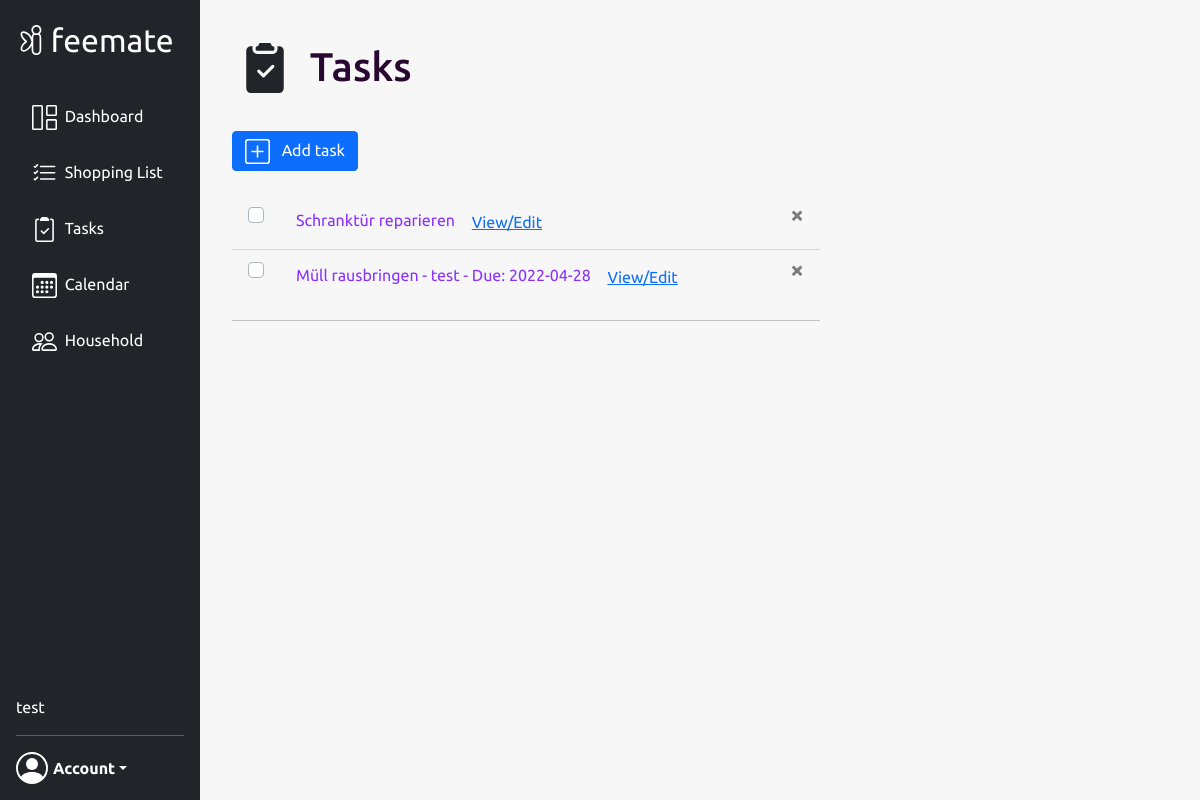
The page /tasks (signed in) on the database its author committed.
### website/models.py (models this page shows, shortened)
class User(db.Model, UserMixin):
    id = db.Column(db.Integer, primary_key=True)
    uuid = db.Column(db.Text(length=36), default=lambda: str(uuid.uuid4()), unique=True)
    email = db.Column(db.String(150), unique=True)
    password = db.Column(db.String(150))
    first_name = db.Column(db.String(150))
    events = db.relationship('Event')
    tasks = db.relationship('Task')
    group_id = db.Column(db.Integer, db.ForeignKey('group.id'))

class Task(db.Model):
    id = db.Column(db.Integer, primary_key=True)
    uuid = db.Column(db.Text(length=36), default=lambda: str(uuid.uuid4()), unique=True)
    title = db.Column(db.String(100))
    data = db.Column(db.String(1000))
    date = db.Column(db.DateTime(timezone=True))
    state = db.Column(db.Boolean, default=False)
    group_id = db.Column(db.Integer, db.ForeignKey('group.id'))
    user_id = db.Column(db.Integer, db.ForeignKey('user.id'))

### website/views.py (the view, shortened to what this page needs)
@views.route('/tasks', methods=['GET', 'POST'])
@login_required
def tasks():
    users_list = User.query.filter_by(group_id=get_current_group().id).all()
    task_list = Task.query.filter_by(group_id=get_current_group().id).all()
    tasks_structured = []
    for task in task_list:
        element = {
            'id': task.id,
            'title': task.title,
            'data': task.data,
            'state': task.state
        }
        if task.user_id:
            user = User.query.filter_by(id=task.user_id).first()
            element['user_name'] = user.first_name
            element['user_id'] = user.id
        if task.date:
            date = task.date.date()
            element['date'] = date
        tasks_structured.append(element)
    return render_template("tasks.html", tasks=tasks_structured, users_in_group=users_list, current_user=current_user, group=get_current_group())

### website/__init__.py (called while the page is built)
def create_app():
    app = Flask(__name__)
    app.config['SECRET_KEY'] = 'SECRET_KEY'
    app.config['SQLALCHEMY_DATABASE_URI'] = f'sqlite:///{DB_NAME}'
    db.init_app(app)
    from .views import views
    from .auth import auth
    from .api import api
    app.register_blueprint(views, url_prefix='/')
    app.register_blueprint(auth, url_prefix='/')
    app.register_blueprint(api)
    create_database(app)
    login_manager = LoginManager()
    login_manager.login_view = 'auth.login'
    login_manager.init_app(app)
    from .models import User
    @login_manager.user_loader
    def load_user(user_id):
        return User.query.get(int(user_id))
    return app

### website/views.py (called while the page is built)
def get_current_group():
    group = Group.query.filter_by(id=current_user.group_id).first()
    return group

### website/templates/tasks.html (shortened to what this page needs)
{% extends "base.html" %}{% block title %}Tasks{% endblock %}
{% block content %}
<div class="d-flex flex-row">
        <div class="p-2 page-icon">
        </div>
        <div class="p-2">
            <h1 class="header-text">Tasks</h1>
        </div>
</div>
<br />
<a class="btn btn-primary" href="#" role="button" data-bs-toggle="modal" data-bs-target="#addTaskModal">
    Add task
</a>
<br/>
<br/>
<ul class="list-group list-group-flush" id="tasks">
    {% for task in tasks %}
        {% if task.state == False %}
            <li class="list-group-item">
                <div class="custom-control custom-checkbox">
                        <label class="custom-control-label" for="checkbox_{{ task.id }}">
                            {{task.title}}
                            {% if task.user_name %}
                                 - {{task.user_name}}
                            {% endif %}
                            {% if task.date %}
                                 - Due: {{task.date}}
                            {% endif %}
                            <button type="button" class="btn btn-link"
                                    data-bs-toggle="modal" data-bs-target="#addTaskModal_{{task.id}}">
                                <span aria-hidden="true">View/Edit</span>
                             </button>
                        </label>
                        <button type="button" class="close delete_item" onclick="deleteTask({{ task.id }})">
                                <span aria-hidden="true">&times;</span>
                        </button>
                </div>
            </li>
        {% endif %}
    {% endfor %}
</ul>
<hr style="width: 50%;">
{% endblock %}

### website/templates/base.html (shortened to what this page needs)
<!DOCTYPE html>
<html>
    <head>
        <link rel="stylesheet"
              href="https://stackpath.bootstrapcdn.com/bootstrap/4.4.1/css/bootstrap.min.css"
/>
        <link rel="stylesheet"
              href="https://stackpath.bootstrapcdn.com/font-awesome/4.7.0/css/font-awesome.min.css"
/>
        <link rel="stylesheet"
              href="https://cdn.jsdelivr.net/npm/bootstrap@5.1.3/dist/css/bootstrap.min.css"
>
        <link rel="stylesheet" href="/static/styles.css">
        <link rel="stylesheet" href="https://cdn.jsdelivr.net/npm/bootstrap-icons@1.8.1/font/bootstrap-icons.css">
        <link rel='stylesheet' href='https://cdn.jsdelivr.net/npm/fullcalendar@5.11.0/main.min.css'/>
    </head>
    <body class="body font">
        <nav class="d-flex flex-column flex-shrink-0 p-3 text-white bg-dark custom-navbar" id="sidebar">
            <a href="/" class="d-flex align-items-center mb-3 mb-md-0 me-md-auto text-white text-decoration-none">
                <img class="invert-svg"
                     src="/static/images/fairy_logo.svg"
                     alt="fairy"
                     width="30"
                     height="30"/>
                <span class="fs-2" style="margin-left: 0.15em;">feemate</span>
            </a>
            <br/>
            <ul class="nav nav-pills flex-column mb-auto">
                <li>
                    <a href="/dashboard" class="nav-link text-white {{ '' if current_user.is_authenticated else 'disabled' }}">
                        <text class="navbar-text">Dashboard</text>
                    </a>
                </li>
                <li>
                    <a href="/list" class="nav-link text-white {{ '' if current_user.is_authenticated else 'disabled' }}">
                        <img class="invert-svg"
                             src="/static/images/list-check-solid.svg"
                             alt="shoppinglist"
                             width="25"
                             height="25"/>
                        <text class="navbar-text">Shopping List</text>
                    </a>
                </li>
                <li>
                    <a href="/tasks" class="nav-link text-white {{ '' if current_user.is_authenticated else 'disabled' }}">
                        <text class="navbar-text">Tasks</text>
                    </a>
                </li>
                <li>
                    <a href="/calendar" class="nav-link text-white {{ '' if current_user.is_authenticated else 'disabled' }}">
                        <text class="navbar-text">Calendar</text>
                    </a>
                </li>
                <li>
                    <a href="/household" class="nav-link text-white">
                        <text class="navbar-text">Household</text>
                    </a>
                </li>
            </ul>
            <text class="current-user-name">{{current_user.first_name}}</text>
            <hr>
            {% if current_user.is_authenticated %}
                <div class="dropdown">
                    <a href="#" class="d-flex align-items-center text-white text-decoration-none dropdown-toggle"
                       id="dropdownUser1"
                       data-bs-toggle="dropdown"
                       aria-haspopup="true"
                       aria-expanded="false">
                        <img class="invert-svg" src="/static/images/user.svg" alt="" width="32" height="32" class="rounded-circle me-2"/>
                        <strong class="font" style="margin-left: 5px;">Account</strong>
                    </a>
                </div>
            {% else %}
                <div class="container">
                    <a href="/login" class="d-flex align-items-center text-white text-decoration-none login-button">Login</a>
                </div>
            {% endif %}
        </nav>
        <div class="container-fluid container-fluid-custom">
            {% block content %}
            {% endblock %}
        </div>
    </body>
</html>

### website/static/styles.css (style rules this page uses)
.custom-navbar { height: 100vh; width: 200px; top: 0; left: 0; position: fixed; display: flex; }
.invert-svg { -webkit-filter: invert(1); filter: invert(1); }
.navbar-text { margin-left: 4px; }
.body { background-color: #f7f7f7; }
.font { font-family: 'Ubuntu', sans-serif; }
.container-fluid-custom { position: fixed; left: 200px; top: 0; margin-left: 20px; margin-top: 35px; max-width: 1300px; }
.page-icon { width: 50px; }
.list-group-item { background-color: #f7f7f7; width: 50%; }
.header-text { margin-left: 20px; color: #280830; }
.custom-control { position: relative; display: block; min-height: 1.5rem; padding-left: 1.5rem; }
.custom-control-label { position: relative; color: #8a30ff; padding-left: 1.5rem; font-family: 'Ubuntu', sans-serif; }
.delete_item { position: relative; float: right; }
.bg-dark { background-color: #181b1f; }
*, *::before, *::after { box-sizing: border-box; }

### rows shown on the page
User: first_name "test", user_name "test"
Task: title "Schranktür reparieren"
Task: title "Müll rausbringen"

### other values the page prints
{{ task.date }} "2022-04-28"
